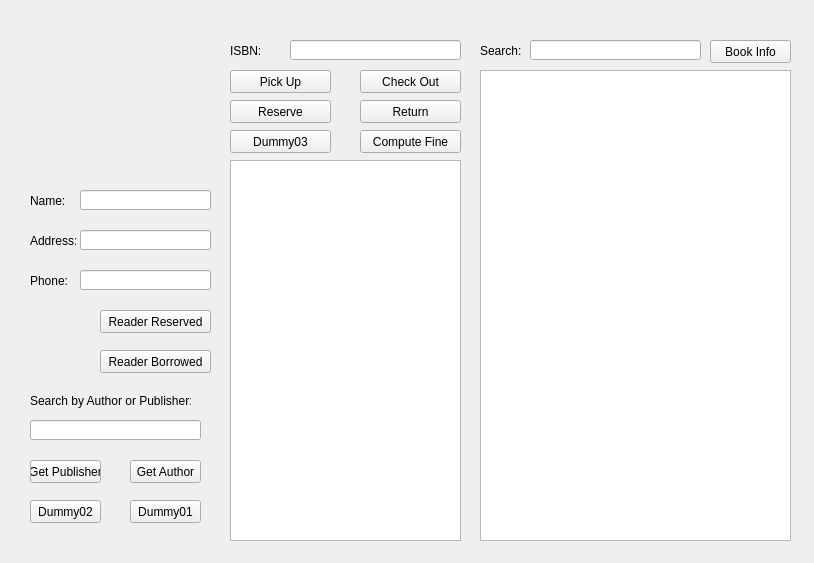
<?xml version="1.0" encoding="UTF-8"?>
<ui version="4.0">
 <class>Form</class>
 <widget class="QWidget" name="Form">
  <property name="geometry">
   <rect>
    <x>0</x>
    <y>0</y>
    <width>814</width>
    <height>563</height>
   </rect>
  </property>
  <property name="windowTitle">
   <string>Form</string>
  </property>
  <widget class="QLabel" name="label_profile">
   <property name="geometry">
    <rect>
     <x>30</x>
     <y>40</y>
     <width>131</width>
     <height>131</height>
    </rect>
   </property>
   <property name="text">
    <string/>
   </property>
  </widget>
  <widget class="QLineEdit" name="lineEdit_name">
   <property name="geometry">
    <rect>
     <x>80</x>
     <y>190</y>
     <width>131</width>
     <height>20</height>
    </rect>
   </property>
  </widget>
  <widget class="QLabel" name="label_name">
   <property name="geometry">
    <rect>
     <x>30</x>
     <y>190</y>
     <width>46</width>
     <height>21</height>
    </rect>
   </property>
   <property name="text">
    <string>Name:</string>
   </property>
  </widget>
  <widget class="QLineEdit" name="lineEdit_add">
   <property name="geometry">
    <rect>
     <x>80</x>
     <y>230</y>
     <width>131</width>
     <height>20</height>
    </rect>
   </property>
  </widget>
  <widget class="QLabel" name="label_add">
   <property name="geometry">
    <rect>
     <x>30</x>
     <y>230</y>
     <width>46</width>
     <height>21</height>
    </rect>
   </property>
   <property name="text">
    <string>Address:</string>
   </property>
  </widget>
  <widget class="QLineEdit" name="lineEdit_phone">
   <property name="geometry">
    <rect>
     <x>80</x>
     <y>270</y>
     <width>131</width>
     <height>20</height>
    </rect>
   </property>
  </widget>
  <widget class="QLabel" name="label_phone">
   <property name="geometry">
    <rect>
     <x>30</x>
     <y>270</y>
     <width>46</width>
     <height>21</height>
    </rect>
   </property>
   <property name="text">
    <string>Phone:</string>
   </property>
  </widget>
  <widget class="QListWidget" name="listWidget">
   <property name="geometry">
    <rect>
     <x>480</x>
     <y>70</y>
     <width>311</width>
     <height>471</height>
    </rect>
   </property>
  </widget>
  <widget class="QLabel" name="label_name_search">
   <property name="geometry">
    <rect>
     <x>480</x>
     <y>40</y>
     <width>46</width>
     <height>21</height>
    </rect>
   </property>
   <property name="text">
    <string>Search:</string>
   </property>
  </widget>
  <widget class="QLineEdit" name="lineEdit_search">
   <property name="geometry">
    <rect>
     <x>530</x>
     <y>40</y>
     <width>171</width>
     <height>20</height>
    </rect>
   </property>
  </widget>
  <widget class="QPushButton" name="pushButton_bookinfo">
   <property name="geometry">
    <rect>
     <x>710</x>
     <y>40</y>
     <width>81</width>
     <height>23</height>
    </rect>
   </property>
   <property name="text">
    <string>Book Info</string>
   </property>
  </widget>
  <widget class="QTextEdit" name="textEdit_info">
   <property name="geometry">
    <rect>
     <x>230</x>
     <y>160</y>
     <width>231</width>
     <height>381</height>
    </rect>
   </property>
  </widget>
  <widget class="QLineEdit" name="lineEdit_isbn">
   <property name="geometry">
    <rect>
     <x>290</x>
     <y>40</y>
     <width>171</width>
     <height>20</height>
    </rect>
   </property>
  </widget>
  <widget class="QLabel" name="label_isbn">
   <property name="geometry">
    <rect>
     <x>230</x>
     <y>40</y>
     <width>46</width>
     <height>21</height>
    </rect>
   </property>
   <property name="text">
    <string>ISBN:</string>
   </property>
  </widget>
  <widget class="QPushButton" name="pushButton_check">
   <property name="geometry">
    <rect>
     <x>360</x>
     <y>70</y>
     <width>101</width>
     <height>23</height>
    </rect>
   </property>
   <property name="text">
    <string>Check Out</string>
   </property>
  </widget>
  <widget class="QPushButton" name="pushButton_pick">
   <property name="geometry">
    <rect>
     <x>230</x>
     <y>70</y>
     <width>101</width>
     <height>23</height>
    </rect>
   </property>
   <property name="text">
    <string>Pick Up</string>
   </property>
  </widget>
  <widget class="QPushButton" name="pushButton_res">
   <property name="geometry">
    <rect>
     <x>230</x>
     <y>100</y>
     <width>101</width>
     <height>23</height>
    </rect>
   </property>
   <property name="text">
    <string>Reserve</string>
   </property>
  </widget>
  <widget class="QPushButton" name="pushButton_ret">
   <property name="geometry">
    <rect>
     <x>360</x>
     <y>100</y>
     <width>101</width>
     <height>23</height>
    </rect>
   </property>
   <property name="text">
    <string>Return</string>
   </property>
  </widget>
  <widget class="QPushButton" name="pushButton_reRes">
   <property name="geometry">
    <rect>
     <x>100</x>
     <y>310</y>
     <width>111</width>
     <height>23</height>
    </rect>
   </property>
   <property name="text">
    <string>Reader Reserved</string>
   </property>
  </widget>
  <widget class="QPushButton" name="pushButton_reBor">
   <property name="geometry">
    <rect>
     <x>100</x>
     <y>350</y>
     <width>111</width>
     <height>23</height>
    </rect>
   </property>
   <property name="text">
    <string>Reader Borrowed</string>
   </property>
  </widget>
  <widget class="QPushButton" name="pushButton_dummy01">
   <property name="geometry">
    <rect>
     <x>130</x>
     <y>500</y>
     <width>71</width>
     <height>23</height>
    </rect>
   </property>
   <property name="text">
    <string>Dummy01</string>
   </property>
  </widget>
  <widget class="QPushButton" name="pushButton_dummy02">
   <property name="geometry">
    <rect>
     <x>30</x>
     <y>500</y>
     <width>71</width>
     <height>23</height>
    </rect>
   </property>
   <property name="text">
    <string>Dummy02</string>
   </property>
  </widget>
  <widget class="QPushButton" name="pushButton_getAuth">
   <property name="geometry">
    <rect>
     <x>130</x>
     <y>460</y>
     <width>71</width>
     <height>23</height>
    </rect>
   </property>
   <property name="text">
    <string>Get Author</string>
   </property>
  </widget>
  <widget class="QPushButton" name="pushButton_getPub">
   <property name="geometry">
    <rect>
     <x>30</x>
     <y>460</y>
     <width>71</width>
     <height>23</height>
    </rect>
   </property>
   <property name="text">
    <string>Get Publisher</string>
   </property>
  </widget>
  <widget class="QLineEdit" name="lineEdit_author_or_pub">
   <property name="geometry">
    <rect>
     <x>30</x>
     <y>420</y>
     <width>171</width>
     <height>20</height>
    </rect>
   </property>
  </widget>
  <widget class="QLabel" name="label_author_or_pub">
   <property name="geometry">
    <rect>
     <x>30</x>
     <y>390</y>
     <width>161</width>
     <height>21</height>
    </rect>
   </property>
   <property name="text">
    <string>Search by Author or Publisher:</string>
   </property>
  </widget>
  <widget class="QPushButton" name="pushButton_fine">
   <property name="geometry">
    <rect>
     <x>360</x>
     <y>130</y>
     <width>101</width>
     <height>23</height>
    </rect>
   </property>
   <property name="text">
    <string>Compute Fine</string>
   </property>
  </widget>
  <widget class="QPushButton" name="pushButton_dummy03">
   <property name="geometry">
    <rect>
     <x>230</x>
     <y>130</y>
     <width>101</width>
     <height>23</height>
    </rect>
   </property>
   <property name="text">
    <string>Dummy03</string>
   </property>
  </widget>
 </widget>
 <resources/>
 <connections/>
</ui>
